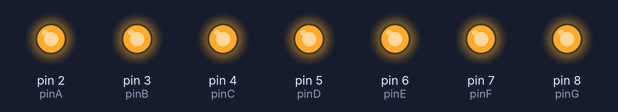
A sketch run on a simulated Arduino Uno, built with avr-gcc and run on an emulated ATmega328P. Parts: output pins drawn as LEDs (lit = HIGH).

Above: at 0.1 s.
Timing chart, 0 to 1.6 s (numbered marks = the images above):
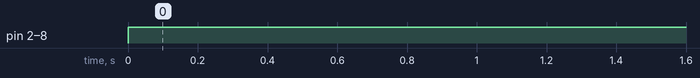

Measured:
- by itself, pin 2 (pinA), pin 3 (pinB), pin 4 (pinC), pin 5 (pinD), pin 6 (pinE), pin 7 (pinF), pin 8 (pinG): LOW → HIGH at 0.00 s

The sketch:

_7segmentos.ino
```cpp
int pinA = 2;
int pinB = 3;
int pinC = 4;
int pinD = 5;
int pinE = 6;
int pinF = 7;
int pinG = 8;


void setup(){

pinMode( pinA, OUTPUT);
pinMode( pinB, OUTPUT);
pinMode( pinC, OUTPUT);
pinMode( pinD, OUTPUT);
pinMode( pinE, OUTPUT);
pinMode( pinF, OUTPUT);
pinMode( pinG, OUTPUT);

}

void loop(){

digitalWrite( pinA, HIGH);
digitalWrite( pinB, HIGH);
digitalWrite( pinC, HIGH);
digitalWrite( pinD, HIGH);
digitalWrite( pinE, HIGH);
digitalWrite( pinF, HIGH);
digitalWrite( pinG, HIGH);


}
```
